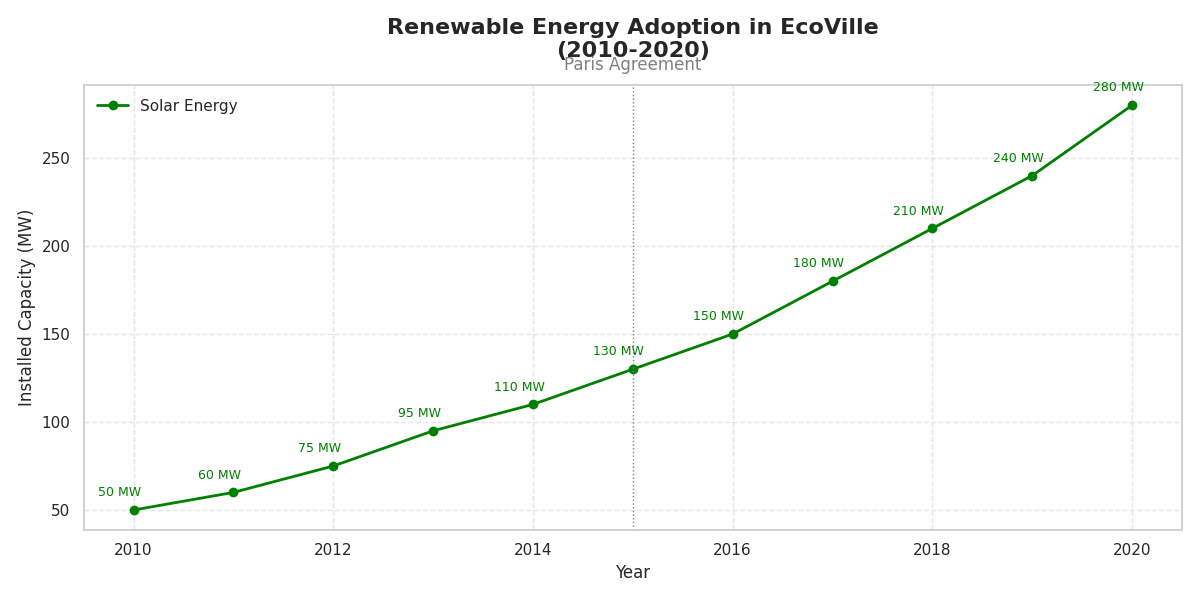

This figure's Python source:
import matplotlib.pyplot as plt
import numpy as np

years = np.arange(2010, 2021)
solar_capacity = np.array([50, 60, 75, 95, 110, 130, 150, 180, 210, 240, 280])

plt.figure(figsize=(12, 6))

shuffled_colors = ['green', 'blue', 'red', 'purple', 'black'] # You can expand this list if needed

plt.plot(years, solar_capacity, marker='o', linestyle='-', color=shuffled_colors[0], label='Solar Energy', linewidth=2)

for i, (x, y) in enumerate(zip(years, solar_capacity)):
    plt.annotate(f'{y} MW', (x, y), textcoords="offset points", xytext=(-10,10), ha='center', fontsize=9, color=shuffled_colors[0])

plt.title('Renewable Energy Adoption in EcoVille\n(2010-2020)', fontsize=16, fontweight='bold', pad=20)
plt.xlabel('Year', fontsize=12)
plt.ylabel('Installed Capacity (MW)', fontsize=12)

plt.legend(loc='upper left', frameon=False)
plt.grid(True, linestyle='--', alpha=0.5)

plt.axvline(x=2015, color='gray', linestyle=':', linewidth=1)
plt.text(2015, max(solar_capacity) + 20, 'Paris Agreement', ha='center', color='gray')

plt.tight_layout()

plt.show()
